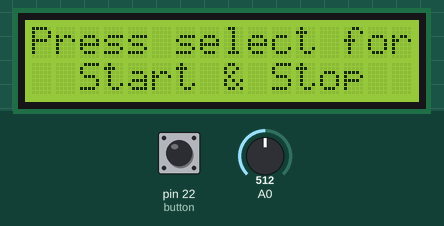
This sketch was run on a simulated Arduino Mega 2560, built with avr-gcc and run on an emulated ATmega2560. Shown: 16×2 character LCD. Inputs (shaded band) come from the test bench; at power-on: A0 = 512, pin 22 (button) HIGH.

Above: at 5.2 s.
5.3 s: A0 set to 587
6.8 s: A0 set to 610
At 6.95 s:
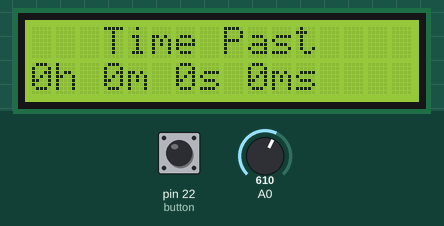
9.2 s: A0 set to 590
At 9.96 s:
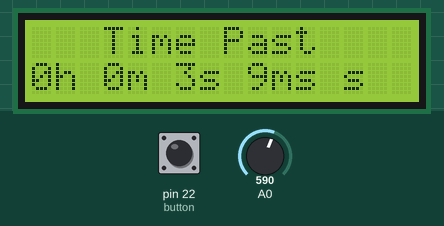
11.3 s: pin 22 (button) pulled LOW for 0.15 s
At 11.8 s:
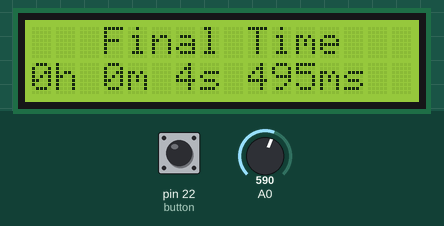
12.9 s: pin 22 (button) pulled LOW for 1 s
At 13.35 s:
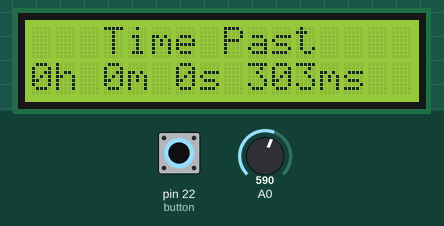
Timing chart, 0 to 15.9 s (numbered marks = the images above; inputs shaded):
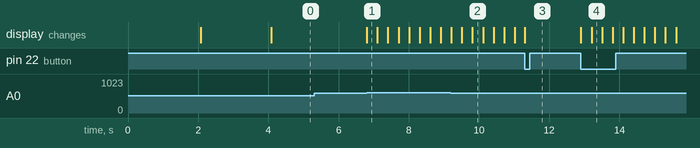

Measured:
- the behaviour switches between 600 and 601 on A0 (found by bisection; images 0 and 1)
- after the input at 5.3 s, every drawn part: stays the same
- after the input at 6.8 s, the display: changes at once (image 1)
- after the input at 9.2 s, the display: first differs from a run without the input after 0.62 s (image 2)
- after the input at 11.3 s, the display: changes at once (image 3)
- after the input at 12.9 s, the display: first changes at once (image 4 shows a later state)

The sketch:

stopwatch_using_lcd_shield_buttons-v2.ino
```cpp
/*

Standalone Arduino StopWatch

By Conor M - 11/05/15

Modified by Elac - 12/05/15

Modified By Conor M - 12/05/15

Modified By ESE - 24/7/2017

*/

// call the necessary libraries
#include <SPI.h>
#include <LiquidCrystal.h>
// these are the pins used on the shield for this sketch
LiquidCrystal lcd(8, 13, 9, 4, 5, 6, 7);

// variables used on more than 1 function need to be declared here
unsigned long start, finished, elapsed;
boolean r = false;

// Variables for button debounce time
long lastButtonPressTime = 0; // the last time the button was pressed
long debounceDelay = 50; // the debounce time; keep this as low as possible

void setup()
{
lcd.begin(16, 2); // initialize the lcd (16 chars, 2 lines)

// a little introduction :)
lcd.setCursor(4, 0); // set the cursor to first character on line 1 - NOT needed (it sets automatically on lcd.begin()
lcd.print("Arduino");
lcd.setCursor(3, 1); // set the cursor to 4th character on line 2
lcd.print("StopWatch");
delay(2000); // wait 2 seconds
lcd.clear(); // clear the display
lcd.setCursor(3,0);
lcd.print("By Conor M");
lcd.setCursor(1,1);
lcd.print("Edited By Elac");
delay(2000);
lcd.clear();
lcd.print("Press select for");
lcd.setCursor(2, 1); // set the cursor to 3rd character on line 2
lcd.print("Start & Stop");

//also define the pushbuttons as mock up for the remote laser switches
  pinMode(22, INPUT);
  digitalWrite(22, HIGH);
  pinMode(24, INPUT);
  digitalWrite(24, HIGH);

}

void loop()
{
  CheckStartStop();
  DisplayResult();
}

void CheckStartStop()
{
  int x = analogRead (0); // assign 'x' to the Arduino's AnalogueInputs (Shield's buttons)
  if (x < 800 && x > 600 || digitalRead(22) == LOW) // if the button is SELECT or if the push button on digital pin 22 is activated
  {
    if ((millis() - lastButtonPressTime) > debounceDelay)
      {
        if (r == false)
          {
            lcd.clear();
            lcd.setCursor(3, 0); // needed
            lcd.print("Time Past");
            start = millis(); // saves start time to calculate the elapsed time
          }
        else if (r == true)
          {
            lcd.setCursor(2, 0); // needed
            lcd.print(" Final Time ");
          }
        r = !r;
      }
    lastButtonPressTime = millis();
  }
}

void DisplayResult()
  {
    if (r == true)
      {
        finished = millis(); // saves stop time to calculate the elapsed time
        // declare variables
        float h, m, s, ms;
        unsigned long over;

        // MATH time!!!
        elapsed = finished - start;

        h = int(elapsed / 3600000);
        over = elapsed % 3600000;
        m = int(over / 60000);
        over = over % 60000;
        s = int(over / 1000);
        ms = over % 1000;
        // display the results
        lcd.setCursor(0, 1);
        lcd.print(h, 0); // display variable 'h' - the 0 after it is the number of decimals after a comma (ex: lcd.print(h, 2); would print 0,00
        lcd.print("h "); // and the letter 'h' after it
        lcd.print(m, 0);
        lcd.print("m ");
        lcd.print(s, 0);
        lcd.print("s ");
        if (h < 10)
          {
            lcd.print(ms, 0);
            lcd.print("ms ");
          }
      }
  }
```
